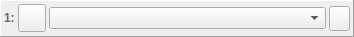
<?xml version="1.0" encoding="UTF-8"?>
<ui version="4.0">
 <class>PrinterWidget</class>
 <widget class="QFrame" name="PrinterWidget">
  <property name="geometry">
   <rect>
    <x>0</x>
    <y>0</y>
    <width>354</width>
    <height>37</height>
   </rect>
  </property>
  <property name="sizePolicy">
   <sizepolicy hsizetype="Expanding" vsizetype="Fixed">
    <horstretch>0</horstretch>
    <verstretch>0</verstretch>
   </sizepolicy>
  </property>
  <property name="minimumSize">
   <size>
    <width>330</width>
    <height>0</height>
   </size>
  </property>
  <property name="contextMenuPolicy">
   <enum>Qt::ActionsContextMenu</enum>
  </property>
  <property name="windowTitle">
   <string>Frame</string>
  </property>
  <property name="autoFillBackground">
   <bool>false</bool>
  </property>
  <property name="frameShape">
   <enum>QFrame::Panel</enum>
  </property>
  <property name="frameShadow">
   <enum>QFrame::Raised</enum>
  </property>
  <layout class="QHBoxLayout" name="horizontalLayout">
   <property name="spacing">
    <number>3</number>
   </property>
   <property name="leftMargin">
    <number>3</number>
   </property>
   <property name="topMargin">
    <number>3</number>
   </property>
   <property name="rightMargin">
    <number>3</number>
   </property>
   <property name="bottomMargin">
    <number>3</number>
   </property>
   <item>
    <widget class="QLabel" name="printerLabel">
     <property name="enabled">
      <bool>true</bool>
     </property>
     <property name="sizePolicy">
      <sizepolicy hsizetype="Fixed" vsizetype="Fixed">
       <horstretch>0</horstretch>
       <verstretch>0</verstretch>
      </sizepolicy>
     </property>
     <property name="palette">
      <palette>
       <active>
        <colorrole role="WindowText">
         <brush brushstyle="SolidPattern">
          <color alpha="255">
           <red>104</red>
           <green>104</green>
           <blue>104</blue>
          </color>
         </brush>
        </colorrole>
        <colorrole role="Text">
         <brush brushstyle="SolidPattern">
          <color alpha="255">
           <red>0</red>
           <green>0</green>
           <blue>0</blue>
          </color>
         </brush>
        </colorrole>
       </active>
       <inactive>
        <colorrole role="WindowText">
         <brush brushstyle="SolidPattern">
          <color alpha="255">
           <red>104</red>
           <green>104</green>
           <blue>104</blue>
          </color>
         </brush>
        </colorrole>
        <colorrole role="Text">
         <brush brushstyle="SolidPattern">
          <color alpha="255">
           <red>0</red>
           <green>0</green>
           <blue>0</blue>
          </color>
         </brush>
        </colorrole>
       </inactive>
       <disabled>
        <colorrole role="WindowText">
         <brush brushstyle="SolidPattern">
          <color alpha="255">
           <red>120</red>
           <green>120</green>
           <blue>120</blue>
          </color>
         </brush>
        </colorrole>
        <colorrole role="Text">
         <brush brushstyle="SolidPattern">
          <color alpha="255">
           <red>120</red>
           <green>120</green>
           <blue>120</blue>
          </color>
         </brush>
        </colorrole>
       </disabled>
      </palette>
     </property>
     <property name="font">
      <font>
       <weight>75</weight>
       <bold>true</bold>
      </font>
     </property>
     <property name="text">
      <string>1:</string>
     </property>
     <property name="margin">
      <number>5</number>
     </property>
    </widget>
   </item>
   <item>
    <widget class="QToolButton" name="buttonConnectPrinter">
     <property name="enabled">
      <bool>true</bool>
     </property>
     <property name="minimumSize">
      <size>
       <width>28</width>
       <height>28</height>
      </size>
     </property>
     <property name="maximumSize">
      <size>
       <width>28</width>
       <height>28</height>
      </size>
     </property>
    </widget>
   </item>
   <item>
    <widget class="QComboBox" name="atariPrinters">
     <item>
      <property name="text">
       <string/>
      </property>
     </item>
    </widget>
   </item>
   <item>
    <widget class="QToolButton" name="buttonDisconnectPrinter">
     <property name="enabled">
      <bool>true</bool>
     </property>
     <property name="minimumSize">
      <size>
       <width>21</width>
       <height>25</height>
      </size>
     </property>
     <property name="maximumSize">
      <size>
       <width>21</width>
       <height>25</height>
      </size>
     </property>
     <property name="popupMode">
      <enum>QToolButton::DelayedPopup</enum>
     </property>
     <property name="autoRaise">
      <bool>false</bool>
     </property>
    </widget>
   </item>
  </layout>
  <action name="actionDisconnectPrinter">
   <property name="enabled">
    <bool>false</bool>
   </property>
   <property name="icon">
    <iconset resource="icons.qrc">
     <normaloff>:/icons/silk-icons/icons/control_eject.png</normaloff>:/icons/silk-icons/icons/control_eject.png</iconset>
   </property>
   <property name="text">
    <string>Disconnect</string>
   </property>
   <property name="toolTip">
    <string>Disconnect</string>
   </property>
   <property name="statusTip">
    <string>Unmount D%1</string>
   </property>
  </action>
  <action name="actionConnectPrinter">
   <property name="icon">
    <iconset resource="icons.qrc">
     <normaloff>:/icons/oxygen-icons/16x16/devices/printer1.png</normaloff>:/icons/oxygen-icons/16x16/devices/printer1.png</iconset>
   </property>
   <property name="text">
    <string>Connect Printer</string>
   </property>
   <property name="toolTip">
    <string>Connect Printer</string>
   </property>
  </action>
 </widget>
 <resources>
  <include location="icons.qrc"/>
 </resources>
 <connections/>
</ui>
